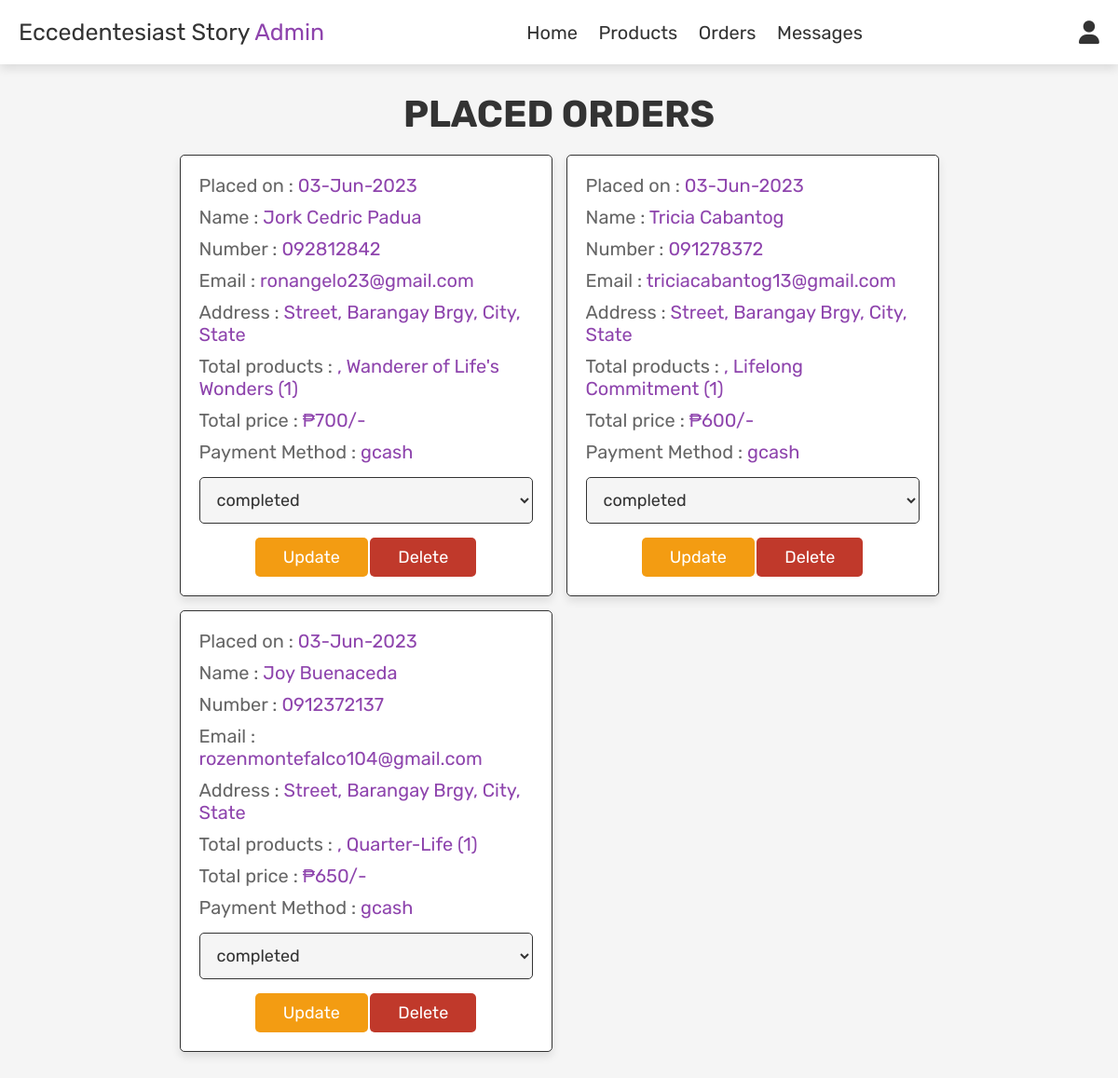
/pages/admin/admin_orders.php (signed in), run on the app's committed database.
### tables this page shows
CREATE TABLE `orders` (
  `id` int(100) NOT NULL,
  `user_id` int(100) NOT NULL,
  `name` varchar(100) NOT NULL,
  `number` varchar(12) NOT NULL,
  `email` varchar(100) NOT NULL,
  `method` varchar(50) NOT NULL,
  `address` varchar(500) NOT NULL,
  `total_products` varchar(1000) NOT NULL,
  `total_price` int(100) NOT NULL,
  `placed_on` varchar(50) NOT NULL,
  `payment_status` varchar(20) NOT NULL DEFAULT 'pending'
);

### pages/admin/admin_orders.php (the view, shortened to what this page needs)
<?php
include '../../includes/admin/config.php';
?>
<!DOCTYPE html>
<html lang="en">
<head>
   <link rel="stylesheet" href="https://cdnjs.cloudflare.com/ajax/libs/font-awesome/6.0.0/css/all.min.css">
   <link rel="stylesheet" href="../../assets/css/admin/admin_style.css">
</head>
<body>
   <?php include '../../includes/admin/admin_header.php'; ?>
   <section class="orders">
      <h1 class="title">placed orders</h1>
      <div class="box-container">
         <?php
         $select_orders = mysqli_query($conn, "SELECT * FROM `orders`") or die('query failed');
         if (mysqli_num_rows($select_orders) > 0) {
            while ($fetch_orders = mysqli_fetch_assoc($select_orders)) {
         ?>
               <div class="box">
                  <p> Placed on : <span><?php echo $fetch_orders['placed_on']; ?></span> </p>
                  <p> Name : <span><?php echo $fetch_orders['name']; ?></span> </p>
                  <p> Number : <span><?php echo $fetch_orders['number']; ?></span> </p>
                  <p> Email : <span><?php echo $fetch_orders['email']; ?></span> </p>
                  <p> Address : <span><?php echo $fetch_orders['address']; ?></span> </p>
                  <p> Total products : <span><?php echo $fetch_orders['total_products']; ?></span> </p>
                  <p> Total price : <span>₱<?php echo $fetch_orders['total_price']; ?>/-</span> </p>
                  <p> Payment Method : <span><?php echo $fetch_orders['method']; ?></span> </p>
                  <form action="" target="frame" class="form" method="post">
                     <select name="update_payment" class="payment">
                        <option value="completed" <?php echo $fetch_orders['payment_status'] == "completed" ? "selected" : "" ?>>completed</option>
                     </select>
                     <input type="submit" value="update" name="update_order" class="order option-btn">
                     <a href="admin_orders.php?delete=<?php echo $fetch_orders['id']; ?>" onclick="return confirm('delete this order?');" class="delete-btn">delete</a>
                  </form>
               </div>
         <?php
            }
         } else {
            echo '<p class="empty">no orders placed yet!</p>';
         }
         ?>
      </div>
   </section>
</body>
</html>

### assets/css/admin/admin_style.css (style rules this page uses)
:root { --purple: #8e44ad; --red: #c0392b; --orange: #f39c12; --black: #333; --white: #fff; --light-color: #666; --light-white: #ccc; --light-bg: #f5f5f5; --border: .1rem solid var(--black); --box-shadow: 0 .5rem 1rem rgba(0, 0, 0, .1); }
* { font-family: 'Rubik', sans-serif; margin: 0; padding: 0; box-sizing: border-box; outline: none; border: none; text-decoration: none; transition: all .2s linear; }
html { font-size: 62.5%; overflow-x: hidden; }
body { background-color: var(--light-bg); }
section { padding: 3rem 2rem; }
.title { text-align: center; margin-bottom: 2rem; text-transform: uppercase; color: var(--black); font-size: 4rem; }
.btn, .option-btn, .delete-btn, .white-btn { display: inline-block; margin-top: 1rem; padding: 1rem 3rem; cursor: pointer; color: var(--white); font-size: 1.8rem; border-radius: .5rem; text-transform: capitalize; }
.option-btn { background-color: var(--orange); }
.delete-btn { background-color: var(--red); }
.orders .box-container { display: grid; grid-template-columns: repeat(auto-fit, 40rem); justify-content: center; gap: 1.5rem; max-width: 1200px; margin: 0 auto; align-items: flex-start; }
.orders .box-container .box { background-color: var(--white); padding: 2rem; border: var(--border); box-shadow: var(--box-shadow); border-radius: .5rem; }
.orders .box-container .box p { padding-bottom: 1rem; font-size: 2rem; color: var(--light-color); }
.orders .box-container .box p span { color: var(--purple); }
.orders .box-container .box form { text-align: center; }
.orders .box-container .box form select { border-radius: .5rem; margin: .5rem 0; width: 100%; background-color: var(--light-bg); border: var(--border); padding: 1.2rem 1.4rem; font-size: 1.8rem; color: var(--black); }

### data on the page
orders: placed_on "03-Jun-2023", name "Jork Cedric Padua", number "092812842", email "ronangelo23@gmail.com", address "Street, Barangay Brgy, City, State", total_products ", Wanderer of Life's Wonders (1)", total_price "700", method "gcash", update_payment "completed"
orders: placed_on "03-Jun-2023", name "Tricia Cabantog", number "091278372", email "triciacabantog13@gmail.com", address "Street, Barangay Brgy, City, State", total_products ", Lifelong Commitment (1)", total_price "600", method "gcash", update_payment "completed"
orders: placed_on "03-Jun-2023", name "Joy Buenaceda", number "0912372137", email "rozenmontefalco104@gmail.com", address "Street, Barangay Brgy, City, State", total_products ", Quarter-Life (1)", total_price "650", method "gcash", update_payment "completed"
